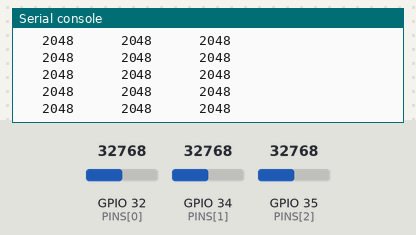
The program below on a simulated ESP32 board running MicroPython. On the bench: the last lines printed to the serial console. The test bench sets the inputs (shaded band); at power-on: GPIO 32 (PINS[0]) = 32768, GPIO 34 (PINS[1]) = 32768, GPIO 35 (PINS[2]) = 32768 (analog values on the 0–65535 scale).

Above: at 1.2 s.
1.3 s: GPIO 32 (PINS[0]) set to 7864
At 1.57 s:
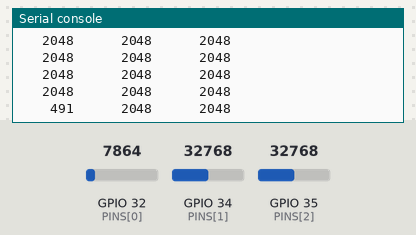
2.9 s: GPIO 34 (PINS[1]) set to 7864
At 3.18 s:
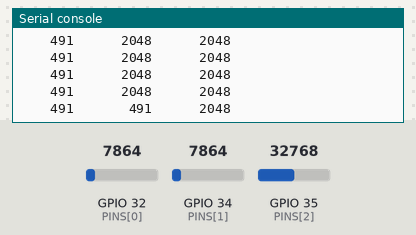
4.5 s: GPIO 35 (PINS[2]) set to 7864
At 4.79 s:
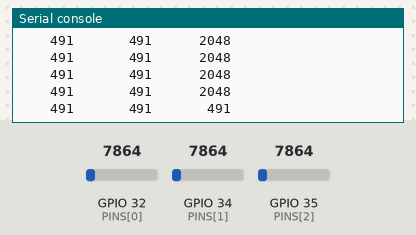
6.1 s: GPIO 32 (PINS[0]) set to 0
At 6.41 s:
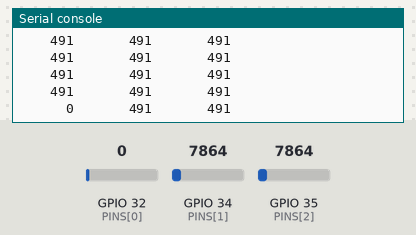
7.7 s: GPIO 34 (PINS[1]) set to 0
At 8.02 s:
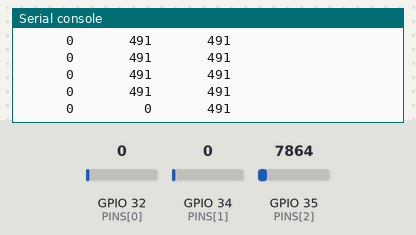
9.3 s: GPIO 35 (PINS[2]) set to 0
At 9.63 s:
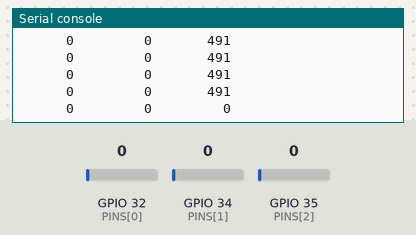

The program:

flex_pins_test.py
```python
"""AirPen glove - read GPIO 32, 34 and 35 side by side (MicroPython, Thonny).

Whichever pin the flex sensor is wired to shows a live number; empty pins
read near 0. Hold the finger straight, then bend it, and watch that column.
"""

from machine import ADC, Pin
import time

PINS = (32, 34, 35)
SAMPLES = 8

adcs = []
for pin_number in PINS:
    adc = ADC(Pin(pin_number))
    adc.atten(ADC.ATTN_11DB)
    adcs.append(adc)


def read_flex(adc):
    total = 0
    for _ in range(SAMPLES):
        total += adc.read_u16()
    return (total // SAMPLES) >> 4


print("Flex pin test - press Ctrl+C to stop\n")
print("   ".join("GPIO{:>3}".format(pin) for pin in PINS))
print("-" * 30)
while True:
    print("   ".join("{:>7d}".format(read_flex(adc)) for adc in adcs))
    time.sleep_ms(200)
```

Measured:
- after the input at 1.3 s, the serial console: prints a new line after 0.11 s (image 1)
- after the input at 2.9 s, the serial console: prints a new line after 0.13 s (image 2)
- after the input at 4.5 s, the serial console: prints a new line after 0.14 s (image 3)
- after the input at 6.1 s, the serial console: prints a new line after 0.15 s (image 4)
- after the input at 7.7 s, the serial console: prints a new line after 0.16 s (image 5)
- after the input at 9.3 s, the serial console: prints a new line after 0.18 s (image 6)
